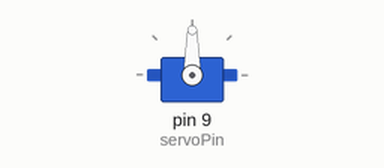
The sketch below on a simulated Arduino Uno, built with avr-gcc and run on an emulated ATmega328P. On the bench: servo.

Above: at 0.05 s.
At 1.9 s:
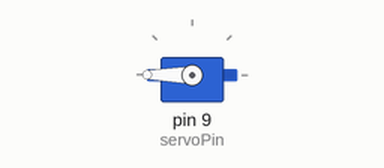
At 3.8 s:
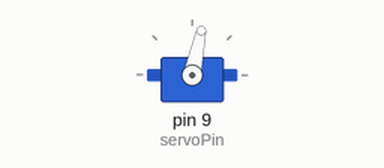
At 7.95 s:
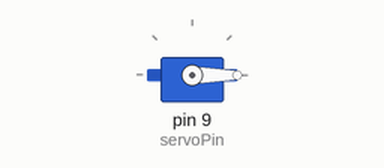
Timing chart, 0 to 10.4 s (numbered marks = the images above):
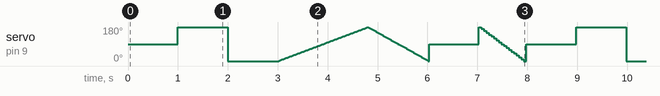

The sketch:

smotor.ino
```cpp
#include <Servo.h> //library
int servoPin= 9; //pwm to control angle
Servo servo1;  //Create servo motor object
void setup() {
servo1.attach(servoPin);

}

void loop() {


int position;
servo1.write(90); //90 degree
delay(1000); // spare time for moving servo motor
servo1.write(180); //180 degree
delay(1000);
servo1.write(0); //0 degree
delay(1000);
for(position = 0; position < 180; position += 2) {
servo1.write(position);
delay(20);
}
for(position = 180; position >= 0; position -= 3) {
servo1.write(position);
delay(20);
}
servo1.write(90); //0 degree
delay(1000);
for(position = 180; position >= 0; position -= 10) {
servo1.write(position);
delay(50);

}


}
```

Measured:
- by itself, servo on pin 9 (servoPin): moves between 0° and 180°, repeating every 8.0 s
